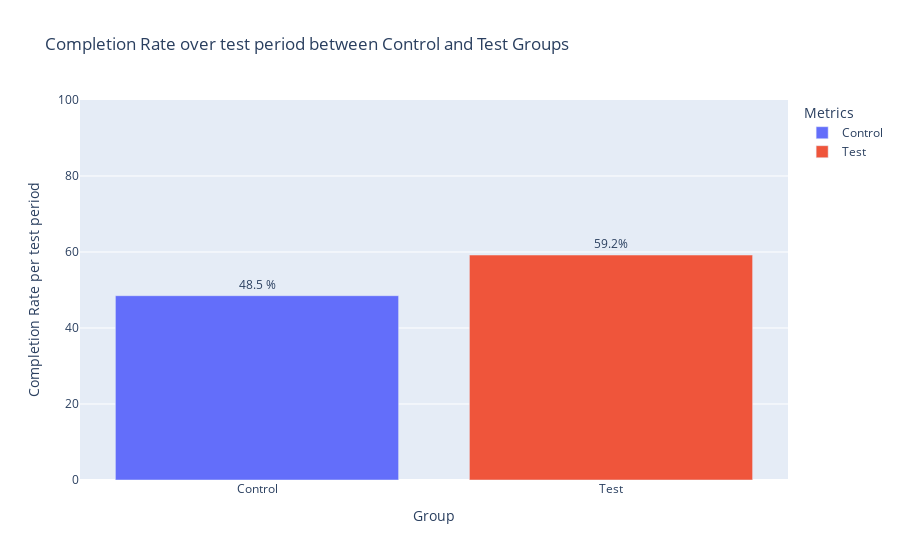

Here is the notebook cell this chart was saved with:
### Code cell
# visualization

# Create the bar plot
fig = go.Figure(data=[
    go.Bar(
        name='Control',
        x= ['Control'],
        y= [yc_before_55],
        text=[f'{yc_before_55} %'], 
        textposition='outside'
    
    ),
    go.Bar(
        name='Test',
        x= ['Test'],
        y= [yt_before_55],
        text=[f'{yt_before_55}%'], 
        textposition='outside')
])

# Change the bar mode
fig.update_layout(
    barmode='group',
    title='Completion Rate over test period between Control and Test Groups',
    xaxis_title='Group',
    yaxis_title='Completion Rate per test period',
    yaxis=dict(range=[0, 100]),
    legend_title='Metrics',
    font=dict(size=12)
)

fig.show()

### Figure 1 — Plotly figure (JSON) as saved in the notebook; plotly's stock layout.template omitted (floating-point values rounded to 4 significant figures)
{"data": [{"name": "Control", "text": ["48.5 %"], "textposition": "outside", "type": "bar", "x": ["Control"], "y": [48.5]}, {"name": "Test", "text": ["59.2%"], "textposition": "outside", "type": "bar", "x": ["Test"], "y": [59.2]}], "layout": {"barmode": "group", "font": {"size": 12}, "legend": {"title": {"text": "Metrics"}}, "title": {"text": "Completion Rate over test period between Control and Test Groups"}, "xaxis": {"title": {"text": "Group"}}, "yaxis": {"range": [0, 100], "title": {"text": "Completion Rate per test period"}}}}
